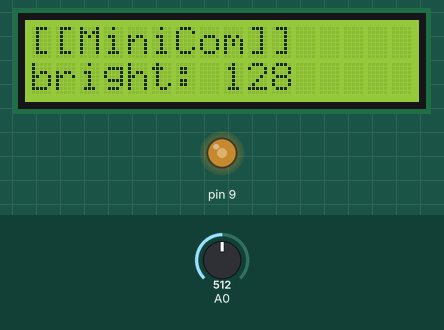
A sketch run on a simulated Arduino Uno, built with avr-gcc and run on an emulated ATmega328P. On the bench: 16×2 character LCD, output pins drawn as LEDs (lit = HIGH). Inputs (shaded band) come from the test bench; at power-on: A0 = 512.

Above: at 1.6 s.
1.7 s: A0 set to 306
At 2.8 s:
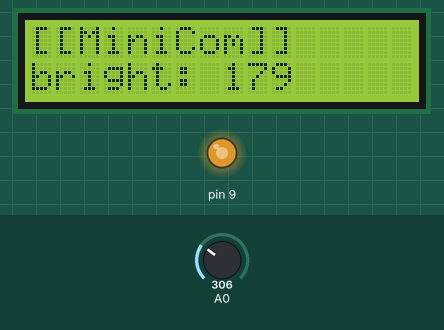
3.5 s: A0 set to 122
At 4.3 s:
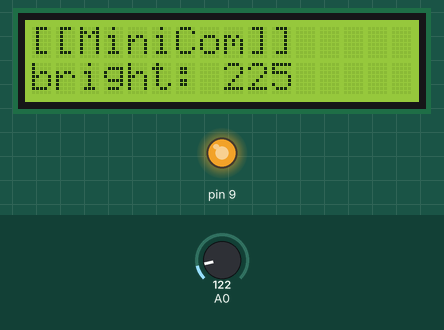
5.5 s: A0 set to 900
At 7.0 s:
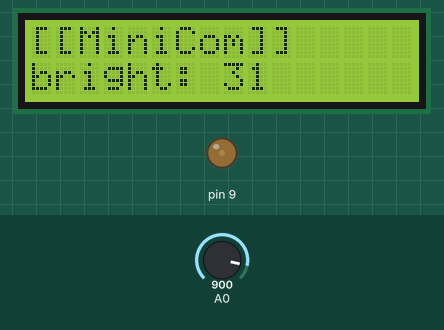
7.5 s: A0 set to 1023
At 8.6 s:
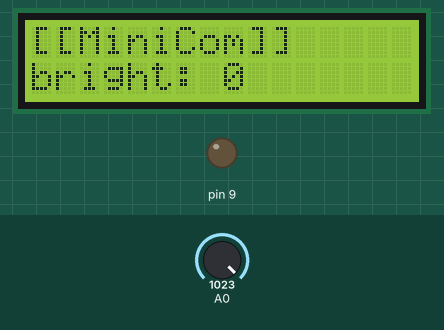
9.5 s: A0 set to 511
At 11.3 s:
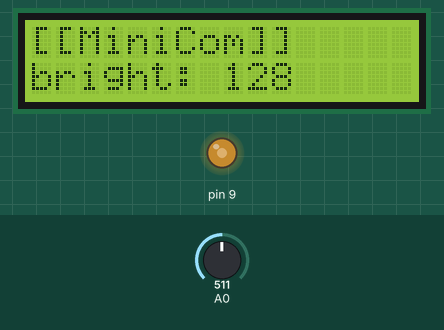
Timing chart, 0 to 12.5 s (numbered marks = the images above; inputs shaded):
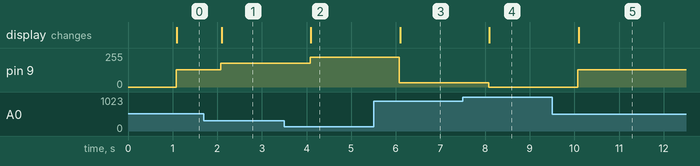

Measured:
- after the input at 1.7 s, pin 9: 128/255 → 179/255 after 0.38 s; the display: changes after 0.40 s (image 1)
- after the input at 3.5 s, pin 9: 179/255 → 225/255 after 0.58 s; the display: changes after 0.60 s (image 2)
- after the input at 5.5 s, pin 9: 225/255 → 31/255 after 0.58 s; the display: changes after 0.60 s (image 3)
- after the input at 7.5 s, pin 9: 31/255 → 0/255 after 0.58 s; the display: changes after 0.60 s (image 4)
- after the input at 9.5 s, pin 9: 0/255 → 128/255 after 0.58 s; the display: changes after 0.60 s (image 5)

The sketch:

minicom_lcd_register.ino
```cpp
#include <PWMLed.h>
#include <Minicom.h>
#include <Analog.h>

PWMLed led(9);
Analog sensor(A0, 255, 0);
MiniCom com;

void check() {
  int bright = sensor.read();
  led.setValue(bright);
  com.print(1, "bright: ", bright);
}

void setup() {
  com.init();
  com.print(0, "[[MiniCom]]");
  com.setInterval(1000, check);
}

void loop() {
  com.run();

}
```
